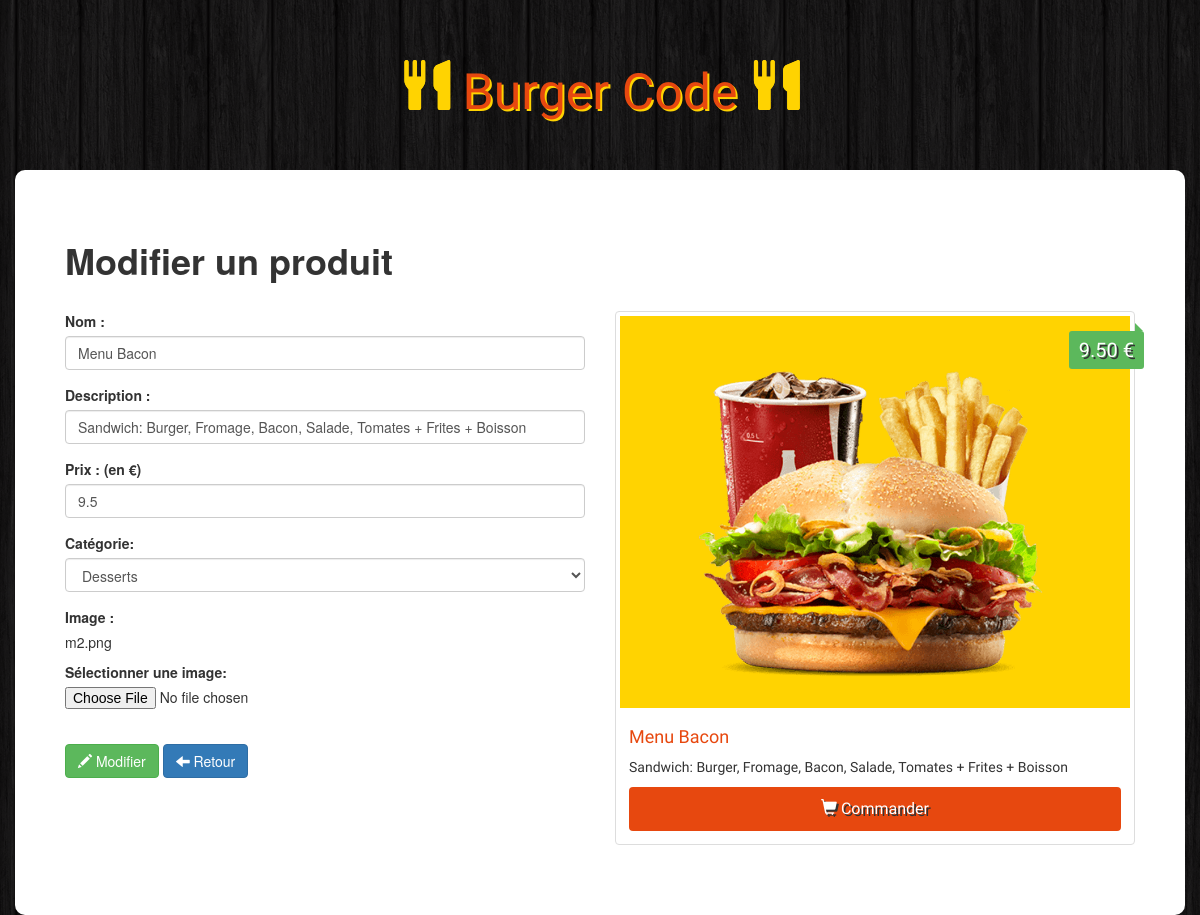
The app's page /admin/update.php?id=2 with its own data.
### tables this page shows
CREATE TABLE IF NOT EXISTS `items` (
  `id` int(11) NOT NULL AUTO_INCREMENT,
  `name` varchar(100) NOT NULL,
  `description` varchar(255) NOT NULL,
  `price` float NOT NULL,
  `image` varchar(255) NOT NULL,
  `category` int(11) NOT NULL,
  PRIMARY KEY (`id`),
  KEY `category` (`category`)
);

### admin/update.php (the view, shortened to what this page needs)
<?php
    if(!empty($_GET['id'])) {
        $id = checkInput($_GET['id']);
    }
    $name = $description = $price = $category = $image = $nameError = $descriptionError = $priceError = $categoryError = $imageError = "";
    if(!empty($_POST)) {
        $name               = checkInput($_POST['name']);
        $description        = checkInput($_POST['description']);
        $price              = checkInput($_POST['price']);
        $category           = checkInput($_POST['category']);
        $image              = checkInput($_FILES["image"]["name"]);
        $imagePath          = '../images/'. basename($image);
        $imageExtension     = pathinfo($imagePath,PATHINFO_EXTENSION);
        $isSuccess          = true;
        if(empty($name)) {
            $nameError = 'Ce champ ne peut pas être vide';
            $isSuccess = false;
        }
        if(empty($description)) {
            $descriptionError = 'Ce champ ne peut pas être vide';
            $isSuccess = false;
        }
        if(empty($price)) {
            $priceError = 'Ce champ ne peut pas être vide';
            $isSuccess = false;
        }
        if(empty($category)) {
            $categoryError = 'Ce champ ne peut pas être vide';
            $isSuccess = false;
        }
        if(empty($image)) {
            $isImageUpdated = false;
        } else {
            $isImageUpdated = true;
            $isUploadSuccess = true;
            if($imageExtension != "jpg" && $imageExtension != "png" && $imageExtension != "jpeg" && $imageExtension != "gif" ) {
                $imageError = "Les fichiers autorises sont: .jpg, .jpeg, .png, .gif";
                $isUploadSuccess = false;
            }
            if(file_exists($imagePath)) {
                $imageError = "Le fichier existe deja";
                $isUploadSuccess = false;
            }
            if($_FILES["image"]["size"] > 500000) {
                $imageError = "Le fichier ne doit pas depasser les 500KB";
                $isUploadSuccess = false;
            }
            if($isUploadSuccess)
            {
                if(!move_uploaded_file($_FILES["image"]["tmp_name"], $imagePath))
                {
                    $imageError = "Il y a eu une erreur lors du téléchargement";
                    $isUploadSuccess = false;
                }
            }
        }
        if(($isSuccess && $isImageUpdated && $isUploadSuccess) || ($isSuccess && !$isImageUpdated)) {
            require '../identifiants.php';
            $db = new Database($dbHost, $dbName, $dbUser, $dbUserPass);
            $connection = $db->connect();
            if($isImageUpdated) {
                $statement = $connection->prepare("UPDATE items SET name = ?, description = ?, price = ?, category = ?, image = ? WHERE id = ?;");
                $statement->execute(array($name,$description,$price,$category,$image,$id));
            } else {
                $statement = $connection->prepare("UPDATE items SET name = ?, description = ?, price = ?, category = ? WHERE id = ?;");
                $statement->execute(array($name,$description,$price,$category,$id));
            }
            $db->disconnect();
            header("Location: index.php");
        }
        else if($isImageUpdated && !$isUploadSuccess) {
            require '../identifiants.php';
            $db = new Database($dbHost, $dbName, $dbUser, $dbUserPass);
            $connection = $db->connect();
                $statement = $connection->prepare("SELECT image FROM items WHERE id = ?;");
                $statement->execute(array($id));
                $item = $statement->fetch();
                $image = $item['image'];
        }
    } else {
        require '../identifiants.php';
        $db = new Database($dbHost, $dbName, $dbUser, $dbUserPass);
        $connection = $db->connect();
        $statement = $connection->prepare("SELECT * FROM items WHERE id= ?;");
        $statement->execute(array($id));
        $item = $statement->fetch();
        $name               = $item['name'];
        $description        = $item['description'];
        $price              = $item['price'];
        $category           = $item['category'];
        $image              = $item['image'];
    }
    function checkInput($data) {
      $data = trim($data);
      $data = stripslashes($data);
      $data = htmlspecialchars($data);
      return $data;
    }
?>
<!DOCTYPE html>
<html>
    <head>
        <link href="https://maxcdn.bootstrapcdn.com/bootstrap/3.3.7/css/bootstrap.min.css" rel="stylesheet">
        <link href="../css/style.css" rel="stylesheet" type="text/css">
    </head>
       <body>
        <h1 class="text-logo"><span class="glyphicon glyphicon-cutlery"></span> Burger Code <span class="glyphicon glyphicon-cutlery"></span></h1>
        <div class="container admin">
            <h1><strong>Modifier un produit</strong></h1>
            <br>
            <div class="row">
                <div class="col-sm-6">
                    <form class="form" role="form" method ="post" action="<?php echo 'update.php?id='. $id;?>" enctype="multipart/form-data">
                        <div class="form-group">
                            <label for="name">Nom :</label>
                            <input type="text" class="form-control" id="name" name="name" placeholder="Nom" value="<?php echo $name; ?>">
                        </div>
                        <div class="form-group">
                            <label for="description">Description :</label>
                            <input type="text" class="form-control" id="description" name="description" placeholder="Description" value="<?php echo $description; ?>">
                        </div>
                        <div class="form-group">
                            <label for="price">Prix : (en €)</label>
                            <input type="number" step="0.01" class="form-control" id="price" name="price" placeholder="Prix" value="<?php echo $price; ?>">
                        </div>
                        <div class="form-group">
                            <label for="category">Catégorie:</label>
                            <select class="form-control" id="category" name="category">
                             <?php
                                require '../identifiants.php';
                                $db = new Database($dbHost, $dbName, $dbUser, $dbUserPass);
                                $connection = $db->connect();
                                foreach($connection->query('SELECT * FROM categories;') as $row){
                                    if($row['id'] = $category) {
                                        echo '<option selected="selected" value="' . $row['id'] . '">' . $row['name'] . '</option>';
                                    } else {
                                    echo '<option value="' . $row['id'] . '">' . $row['name'] . '</option>';
                                    }
                                }
                            ?>
                            </select>
                        </div>
                        <div class="form-group">
                            <label>Image :</label>
                            <p><?php echo $image;?></p>
                            <label for="image">Sélectionner une image:</label>
                            <input type="file" id="image" name="image">
                        </div>
                        <br>
                        <div class="form-actions">
                            <button type="submit" class="btn btn-success"><span class="glyphicon glyphicon-pencil"></span> Modifier</button>
                            <a class="btn btn-primary" href="index.php"><span class="glyphicon glyphicon-arrow-left"></span> Retour</a>
                       </div>
                    </form>
                </div>
                <div class="col-sm-6 site">
                    <div class="thumbnail">
                        <img src="<?php echo '../images/' . $image; ?>">
                        <p class="price"><?php echo number_format((float)$price, 2, '.', ''); ?> €</p>
                        <div class="caption">
                            <h4><?php echo $name; ?></h4>
                            <p><?php echo $description; ?></p>
                            <a href="#" class="btn btn-order" rol="button"><span class="glyphicon glyphicon-shopping-cart"></span> Commander</a>
                        </div>
                    </div>
                </div>
            </div>
        </div>
    </body>
</html>

### css/style.css (style rules this page uses)
body { background: url(../images/bg.png); }
.site { font-family: "Holtwood One SC", sans-serif; }
.text-logo { font-family: "Holtwood One SC", sans-serif; color: #e7480f; text-shadow: 2px 2px #ffd301; font-size: 50px; padding: 40px 0; text-align: center; }
.text-logo .glyphicon { color: #ffd301; text-shadow: 0 0 #ffd301; }
.thumbnail img { background: #ffd301; }
.thumbnail .price { background: #5cb85c; box-shadow: 0 1px rgba(0, 0, 0, 0, 0.2); -moz-box-shadow: 0 1px rgba(0, 0, 0, 0, 0.2); -webkit-box-shadow: 0 1px rgba(0, 0, 0, 0, 0.2); color: #fff; text-shadow: 2px 2px #333; position: absolute; right: 6px; top: 20px; padding: 5px 10px; font-size: 20px; border-radius: 3px; }
.thumbnail .price:before { border: 4px solid transparent; border-bottom: 4px solid #5cb85c; border-left: 4px solid #5cb85c; content:""; position: absolute; right: 1px; top: -8px; }
.caption > h4 { color: #e7480f; font-size: 18px; }
.btn-order { width: 100%; padding: 10px; font-size: 16px; color: #fff; background: #e7480f; text-shadow: 2px 2px #333; }
.admin { background: #fff; padding: 50px; border-radius: 10px; }

### records on screen
items: name "Menu Bacon", description "Sandwich: Burger, Fromage, Bacon, Salade, Tomates + Frites + Boisson", price "9.5", image "m2.png", image (picture), price "9.50"

### other values on screen
form field category "Desserts"
